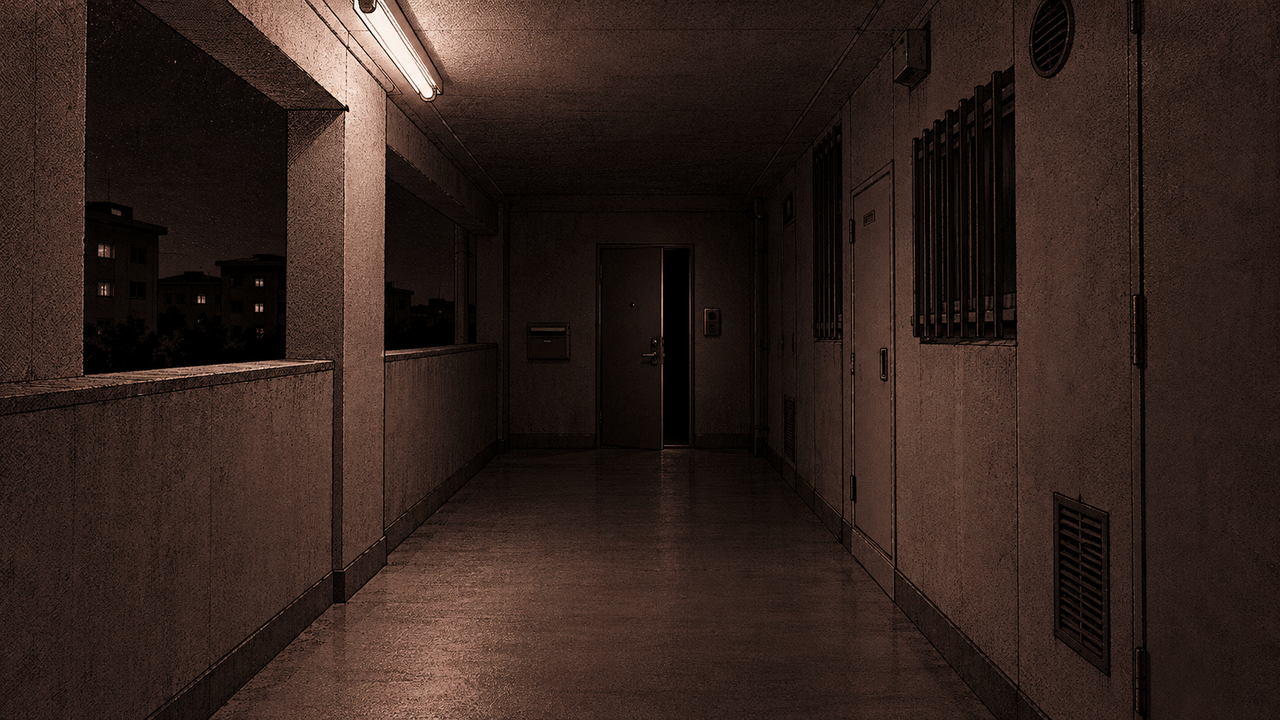
#> input picture ccfolia-opening/opening/bg.png, 1280 x 720 px
$ python make_npc_portrait.py ../opening/bg.png ../opening/bg.png
#> lines starting #> are read from the running program, lines starting #| are printed output that depends on the picture; after the words box and inside, x2 and y2 are one past the last pixel; in counts of white or black regions, pixels touching at a corner belong together
"""ChatGPT で作ったNPCの立ち絵を、部屋の空気にそろえてココフォリア用に書き出す。

やること（STYLE.md と NPC-SETUP.md の方針）:
  1. 背景を抜く：透明でなければ、画像の外周から続く地の色だけを抜く（人物の中の白は残す）
  2. 色味をそろえる：明るさだけを残し、廊下の絵（opening/bg.png）と同じ赤茶の色味をかけ直す。
     ChatGPT は1枚ごとに色味がぶれるため、全員を同じ色の物差しに乗せる
  3. 人物の範囲で切り抜き、高さ 1200px にして WebP で保存する（PNG はココフォリアで256色に変換されるため）
  4. 確認用に、探索シーンのNPCの置き場に立たせた絵も書き出す

使い方: python3 tools/make_npc_portrait.py <元の画像> <出力名（例: npc_lecturer）>
出力: build/ccfolia/npc/<出力名>.webp と build/ccfolia/npc/<出力名>_check.png
"""
import sys
from collections import deque
from pathlib import Path

import numpy as np
from PIL import Image, ImageFilter

ROOT = Path(__file__).resolve().parent.parent
OUT = ROOT / "build" / "ccfolia" / "npc"
HEIGHT = 1200


def cut_background(img):
    """外周から続く、地の色に近い画素だけを透明にする（人物の中の同じ色は残す）"""
    a = np.asarray(img.convert("RGBA")).astype(np.float32)
    if (a[..., 3] < 250).mean() > 0.05:                      # すでに透明な背景
        return a
    rgb = a[..., :3]
    h, w = rgb.shape[:2]
#> h = 720; w = 1280
    edge = np.concatenate([rgb[0], rgb[-1], rgb[:, 0], rgb[:, -1]])
    ground = np.median(edge, axis=0)
#> ground = [44, 29, 25]
    near = np.abs(rgb - ground).max(-1) < 28                  # 地の色に近い
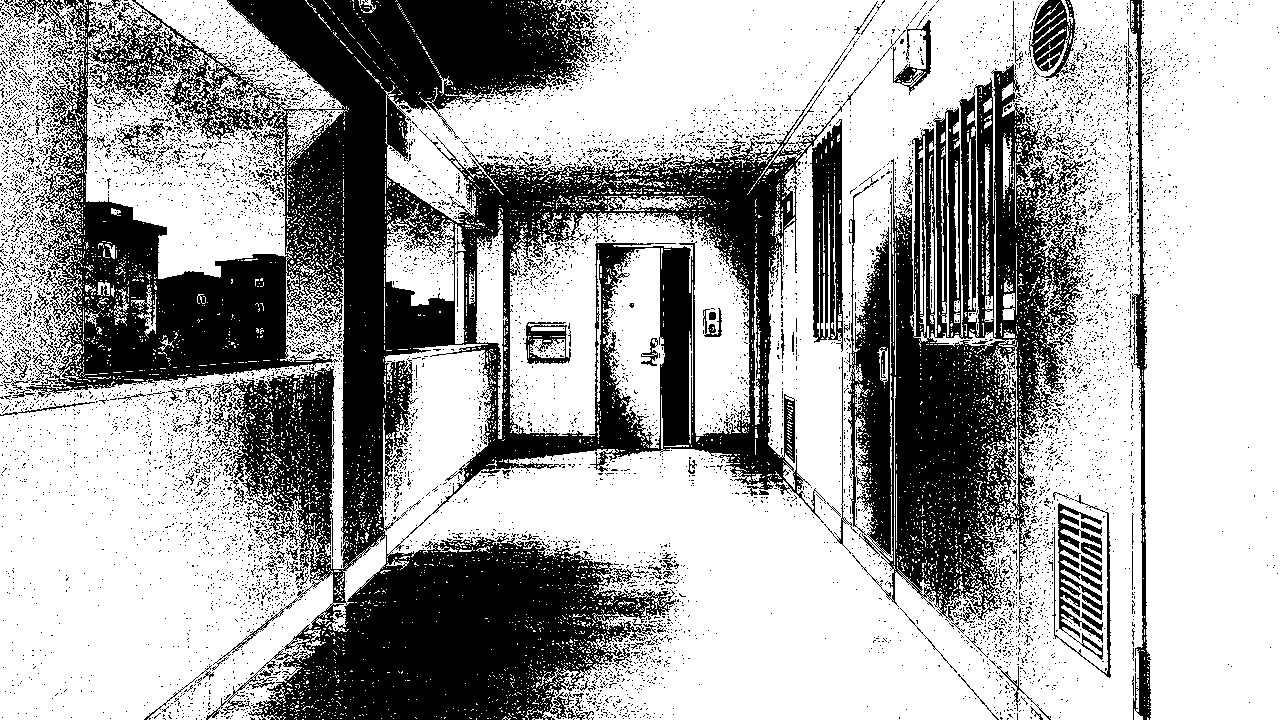
#> near: shape (720, 1280) bool; 65% white; 8817 black regions (8602 under 20 px), largest, box (x1, y1, x2, y2) and area: (11, 0, 879, 720) 210067, (847, 63, 1085, 623) 64384, (810, 119, 843, 352) 5008
    bg = np.zeros((h, w), bool)
    q = deque((y, x) for y in (0, h - 1) for x in range(w) if near[y, x])
    q.extend((y, x) for x in (0, w - 1) for y in range(h) if near[y, x])
    for y, x in q:
        bg[y, x] = True
#> this loop made 3221 passes
#> x on passes 1 to 3: 0, 2, 3
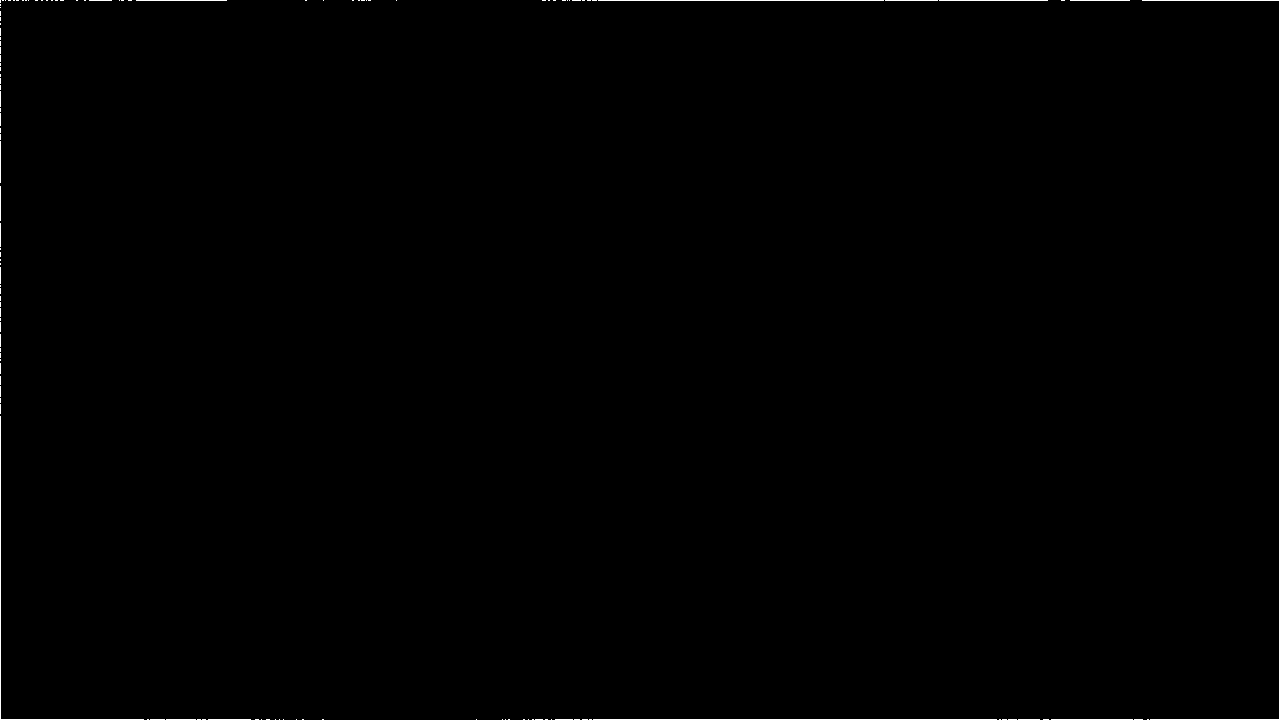
#> bg: shape (720, 1280) bool; 0.35% white in thin lines or dots
    while q:
        y, x = q.popleft()
        for ny, nx in ((y + 1, x), (y - 1, x), (y, x + 1), (y, x - 1)):
            if 0 <= ny < h and 0 <= nx < w and near[ny, nx] and not bg[ny, nx]:
                bg[ny, nx] = True
                q.append((ny, nx))
#> this loop made 463877 passes
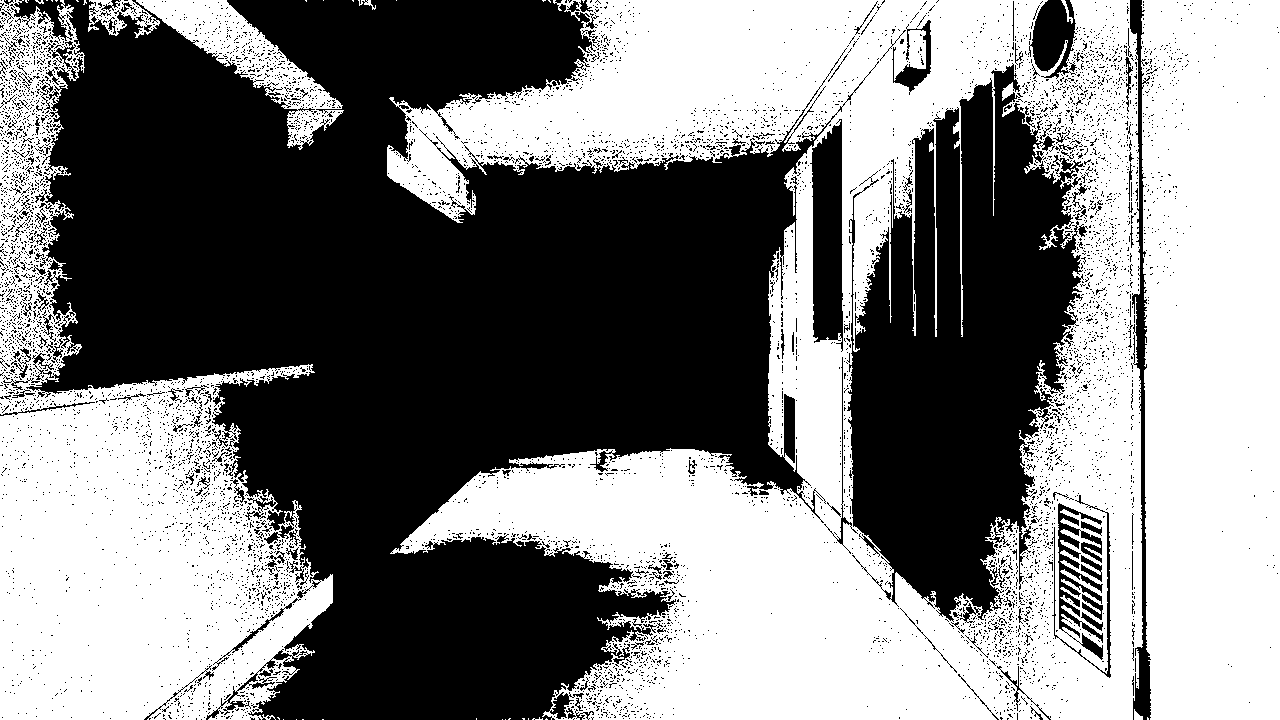
#> bg: shape (720, 1280) bool; 50.3% white; 7022 black regions (6849 under 20 px), largest, box (x1, y1, x2, y2) and area: (11, 0, 879, 720) 332756, (847, 63, 1085, 623) 82078, (810, 119, 843, 352) 6018
    alpha = Image.fromarray(((~bg) * 255).astype(np.uint8)).filter(ImageFilter.GaussianBlur(0.8))
    a[..., 3] = np.asarray(alpha, np.float32)
    return a


def tone_lut():
    """廊下の絵から「明るさ → 色」の対応を作る（明るさごとの R:G:B の比）"""
    bg = np.asarray(Image.open(ROOT / "opening" / "bg.png").convert("RGB")).astype(np.float32)
    lum = bg @ np.array([0.299, 0.587, 0.114])
    ratio = np.ones((256, 3), np.float32)
    last = np.ones(3, np.float32)
    for v in range(256):
        m = (lum >= v - 3) & (lum <= v + 3)
        if m.sum() > 200 and v > 8:
            c = bg[m].mean(0)
            last = c / max(c @ np.array([0.299, 0.587, 0.114]), 1)
        ratio[v] = last                                       # 絵にない明るさは、いちばん近い明るさの比を使う
#> this loop made 256 passes
#> (c, last) on passes 10 to 21: ([13.33, 7.98, 5.77], [1.43, 0.855, 0.618]), ([14.55, 8.83, 6.51], [1.42, 0.859, 0.634]), ([15.72, 9.65, 7.25], [1.4, 0.863, 0.648]), ([16.85, 10.47, 7.98], [1.39, 0.866, 0.66]), ([18, 11.32, 8.74], [1.38, 0.869, 0.671]), ([19.19, 12.19, 9.52], [1.37, 0.872, 0.681]), ([20.41, 13.08, 10.33], [1.36, 0.875, 0.69]), ([21.63, 13.98, 11.14], [1.36, 0.877, 0.699]), ([22.86, 14.87, 11.95], [1.35, 0.878, 0.706]), ([24.11, 15.75, 12.76], [1.35, 0.879, 0.712]), ([25.39, 16.63, 13.58], [1.34, 0.88, 0.718]), ([26.72, 17.52, 14.41], [1.34, 0.88, 0.723])
#> c on pass 100: [125.7, 90, 74.53]
#> pass 3, in tone_lut, `m = (lum >= v - 3) & (lum <= v + 3)`:
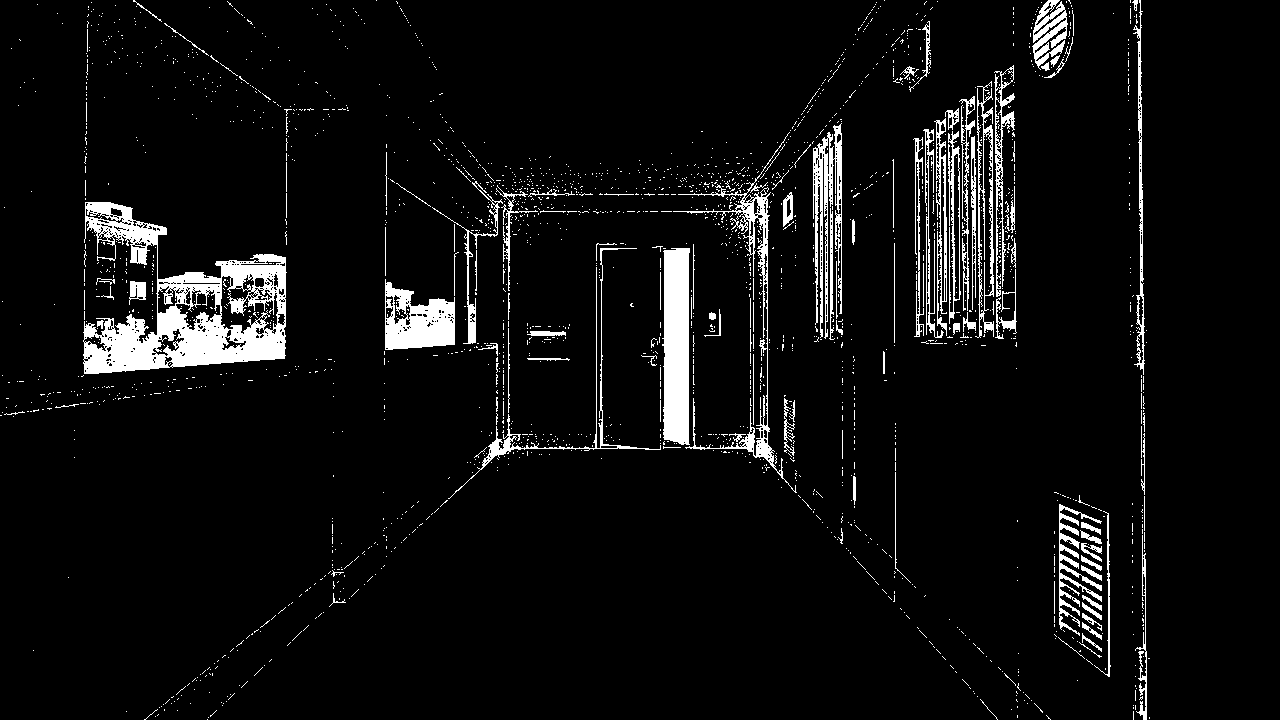
#> m: shape (720, 1280) bool; 5.8% white; 2228 white regions (2107 under 20 px), largest, box (x1, y1, x2, y2) and area: (83, 202, 287, 374) 13947, (662, 248, 690, 445) 4866, (385, 279, 455, 350) 3147
#> after the loop, ratio = 256 rows, first 8: [1, 1, 1], [1, 1, 1], [1, 1, 1], [1, 1, 1], [1, 1, 1], [1, 1, 1], [1, 1, 1], [1, 1, 1]
    return ratio


def main(src, name):
    OUT.mkdir(parents=True, exist_ok=True)
    a = cut_background(Image.open(src))
    lum = a[..., :3] @ np.array([0.299, 0.587, 0.114], np.float32)
    # 明るさは引き伸ばさない（逆光のシルエットのように、わざと暗い絵が明るくなってしまうため）。
    # 真っ白・真っ黒だけを避ける（#eeece8 と #040404 の間）
    lum = lum / 255 * 236 + 6
    rgb = lum[..., None] * tone_lut()[lum.astype(int)]
    out = np.dstack([np.clip(rgb, 0, 255), a[..., 3]]).astype(np.uint8)
    img = Image.fromarray(out, "RGBA")
    img = img.crop(img.getchannel("A").point(lambda v: 255 if v > 24 else 0).getbbox())
    img = img.resize((round(img.width * HEIGHT / img.height), HEIGHT), Image.LANCZOS)
    img.save(OUT / f"{name}.webp", quality=92, alpha_quality=100, method=6)

    # 確認用：探索の背景に、NPC1 の置き場（駒サイズ40）で立たせる
#> (the run stopped early here; a loop or call above may not have finished)
